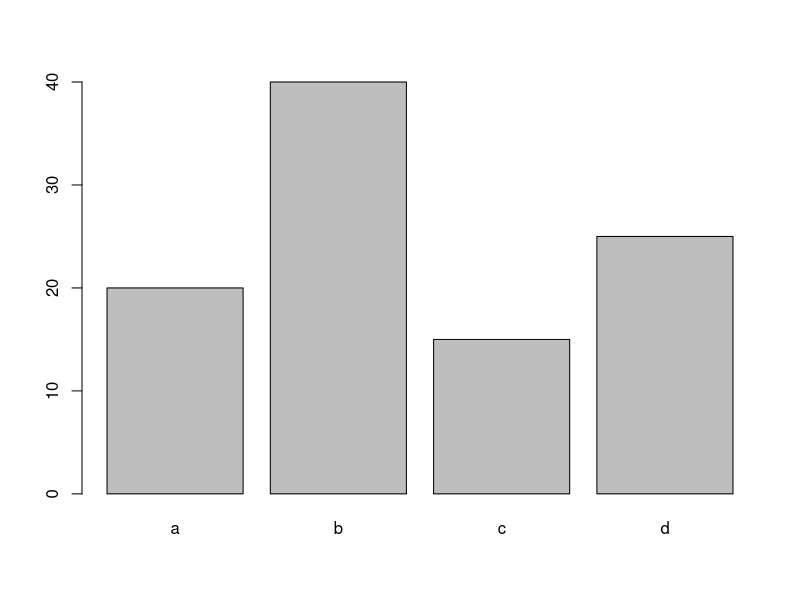
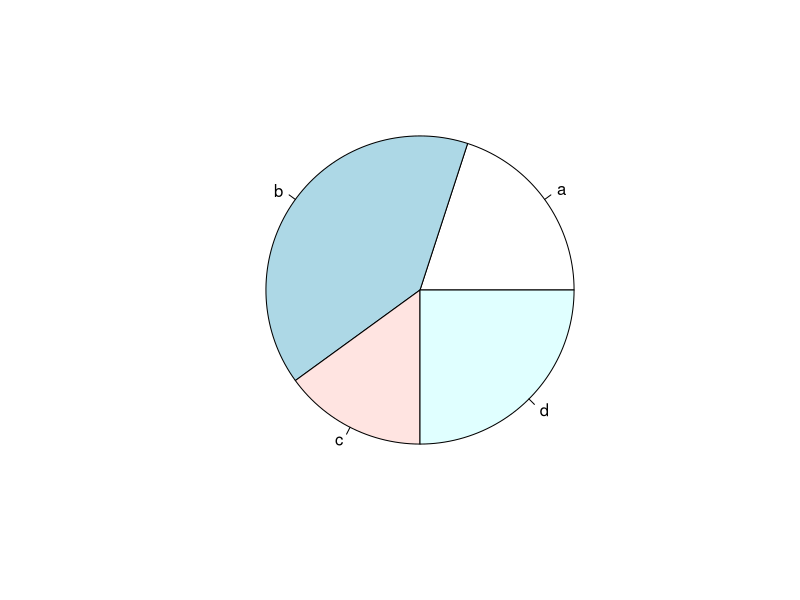

The R script that drew these images, in order:


x<-c(20,40,15,25)


labels<-c("a","b","c","d")


barplot(x, names.arg = labels)


pie(x,labels)

?pie3D

